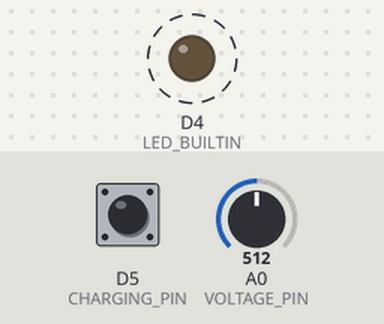
Bench run of a program on a simulated ESP8266 (NodeMCU). Shown: output pins drawn as LEDs (lit = HIGH, except the on-board LED, lit = LOW). Dashed ring = blinking. The test bench sets the inputs (shaded band); at power-on: A0 (VOLTAGE_PIN) = 512, D5 (CHARGING_PIN) HIGH. Pins used as bus, display or sensor lines are not drawn; what the program prints to the serial monitor is not drawn.

Above: at 2.4 s.
2.5 s: A0 (VOLTAGE_PIN) set to 147
5.5 s: A0 (VOLTAGE_PIN) set to 123
Timing chart, 0 to 14.5 s (numbered marks = the images above; inputs shaded):
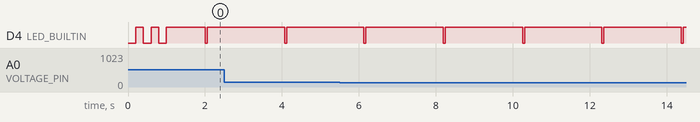

Measured:
- by itself, D4 (LED_BUILTIN): alternates HIGH for 2.0 s and LOW for 0.05 s

The program:

main.cpp
```cpp
/*
 * Smart Charger Battery Monitor - ESP8266
 * Final Version - Simple & Stable
 *
 * PlatformIO Configuration:
 * [env:nodemcuv2]
 * platform = espressif8266
 * board = nodemcuv2
 * framework = arduino
 * monitor_speed = 115200
 * monitor_port = COM3
 * upload_port = COM3
 * lib_deps = bblanchon/ArduinoJson@^7.0.0
 */
#include <Arduino.h>
#include <ArduinoJson.h>

// Pin Configuration
const int VOLTAGE_PIN = A0;
const int SSR_CONTROL_PIN = D1;
const int TEMP_PIN = D2;
const int CHARGING_PIN = D5;

// Battery Settings
const float BATTERY_MAX_VOLTAGE = 4.2;
const float BATTERY_MIN_VOLTAGE = 3.0;
const float VOLTAGE_DIVIDER_RATIO = 3.037;

// Auto Charge Settings
const int CHARGE_START = 20;  // Start at 20%
const int CHARGE_STOP = 95;   // Stop at 95%
const int TEMP_MAX = 45;      // Max temp 45°C

// Variables
float voltage = 0;
float temperature = 0;
int percentage = 0;
bool ssrEnabled = false;
bool autoCharge = true;
bool isCharging = false;

String commandBuffer = "";

void setup() {
  Serial.begin(115200);

  pinMode(SSR_CONTROL_PIN, OUTPUT);
  pinMode(CHARGING_PIN, INPUT_PULLUP);
  pinMode(LED_BUILTIN, OUTPUT);

  digitalWrite(SSR_CONTROL_PIN, LOW);

  // Startup indicator
  for(int i = 0; i < 3; i++) {
    digitalWrite(LED_BUILTIN, LOW);
    delay(200);
    digitalWrite(LED_BUILTIN, HIGH);
    delay(200);
  }

  Serial.println("{\"status\":\"ready\"}");
}

void loop() {
  handleSerialCommands();
  readSensors();

  if (autoCharge) {
    autoControlCharger();
  }

  static unsigned long lastSend = 0;
  if (millis() - lastSend >= 2000) {
    sendData();
    lastSend = millis();

    digitalWrite(LED_BUILTIN, LOW);
    delay(50);
    digitalWrite(LED_BUILTIN, HIGH);
  }

  delay(100);
}

void handleSerialCommands() {
  while (Serial.available() > 0) {
    char c = Serial.read();

    if (c == '\n' || c == '\r') {
      if (commandBuffer.length() > 0) {
        processCommand(commandBuffer);
        commandBuffer = "";
      }
    } else {
      commandBuffer += c;
    }
  }
}

void processCommand(String command) {
  StaticJsonDocument<200> doc;

  if (deserializeJson(doc, command)) {
    return;
  }

  String cmd = doc["command"].as<String>();

  if (cmd == "ssr_on") {
    digitalWrite(SSR_CONTROL_PIN, HIGH);
    ssrEnabled = true;
    Serial.println("{\"status\":\"success\",\"ssr\":\"on\"}");

  } else if (cmd == "ssr_off") {
    digitalWrite(SSR_CONTROL_PIN, LOW);
    ssrEnabled = false;
    Serial.println("{\"status\":\"success\",\"ssr\":\"off\"}");

  } else if (cmd == "toggle_auto") {
    autoCharge = !autoCharge;
    Serial.print("{\"status\":\"success\",\"autoCharge\":");
    Serial.print(autoCharge ? "true" : "false");
    Serial.println("}");
  }
}

void readSensors() {
  // Read voltage
  int rawValue = analogRead(VOLTAGE_PIN);
  float measuredV = (rawValue / 1023.0) * 3.3;
  voltage = measuredV * VOLTAGE_DIVIDER_RATIO;

  // Smooth voltage
  static float lastV = voltage;
  voltage = (voltage * 0.2) + (lastV * 0.8);
  lastV = voltage;

  // Read temperature
  rawValue = analogRead(TEMP_PIN);
  float sensorV = (rawValue / 1023.0) * 3.3;
  temperature = sensorV * 100;

  // Smooth temperature
  static float lastT = temperature;
  temperature = (temperature * 0.3) + (lastT * 0.7);
  lastT = temperature;

  // Calculate percentage
  if (voltage >= BATTERY_MAX_VOLTAGE) {
    percentage = 100;
  } else if (voltage <= BATTERY_MIN_VOLTAGE) {
    percentage = 0;
  } else {
    percentage = ((voltage - BATTERY_MIN_VOLTAGE) / (BATTERY_MAX_VOLTAGE - BATTERY_MIN_VOLTAGE)) * 100;
  }
  percentage = constrain(percentage, 0, 100);

  // Check charging status
  isCharging = ssrEnabled && !digitalRead(CHARGING_PIN);
}

void autoControlCharger() {
  // Start charging if low
  if (percentage <= CHARGE_START && !ssrEnabled) {
    digitalWrite(SSR_CONTROL_PIN, HIGH);
    ssrEnabled = true;
  }

  // Stop charging if full
  if (percentage >= CHARGE_STOP && ssrEnabled) {
    digitalWrite(SSR_CONTROL_PIN, LOW);
    ssrEnabled = false;
  }

  // Stop if temperature too high
  if (temperature > TEMP_MAX && ssrEnabled) {
    digitalWrite(SSR_CONTROL_PIN, LOW);
    ssrEnabled = false;
  }
}

void sendData() {
  StaticJsonDocument<256> doc;

  doc["percentage"] = percentage;
  doc["voltage"] = round(voltage * 100) / 100.0;
  doc["temperature"] = round(temperature * 10) / 10.0;
  doc["isCharging"] = isCharging;
  doc["ssrStatus"] = ssrEnabled;
  doc["autoCharge"] = autoCharge;

  serializeJson(doc, Serial);
  Serial.println();
}

/*
 * WIRING:
 * A0  - Voltage Divider (Battery+ → 47kΩ → A0 → 22kΩ → GND)
 * D1  - SSR Control (Terminal 3+)
 * D2  - LM35 Temperature (OUT pin)
 * D5  - Charging Detection
 * VIN - 5V Power
 * GND - Ground
 */
```
